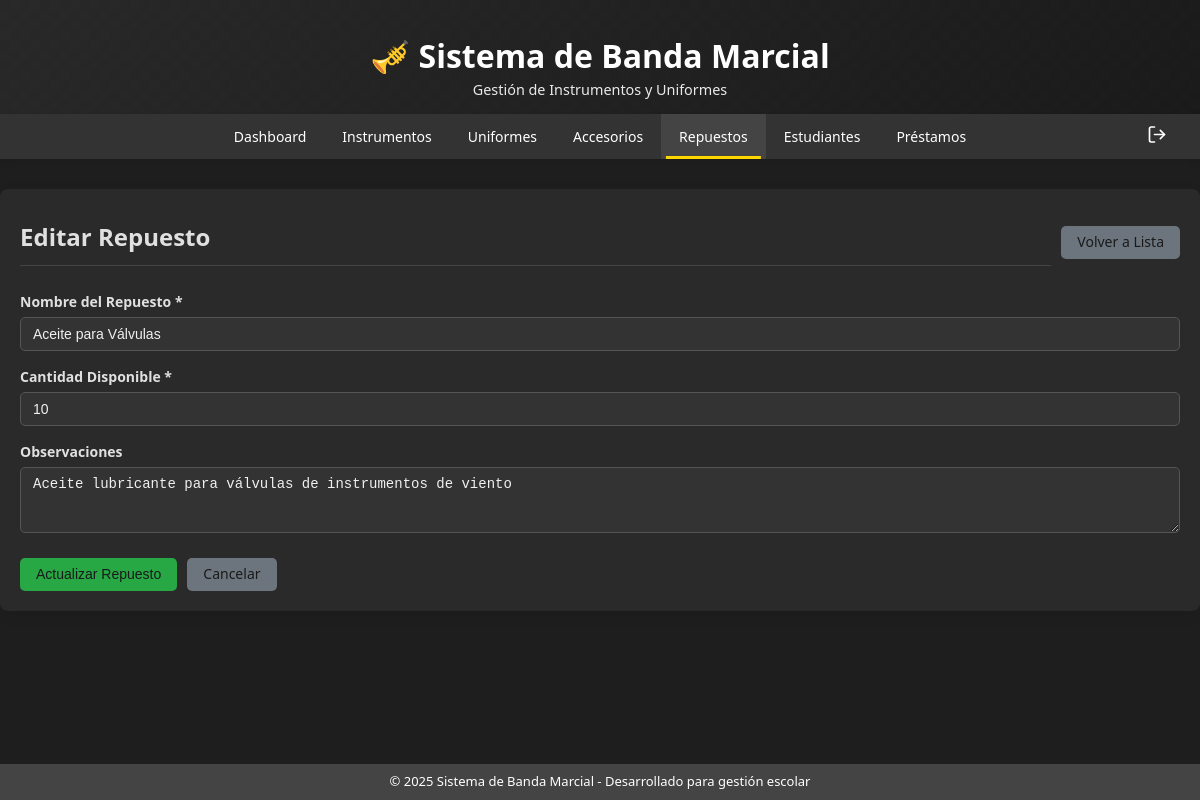
The app's page /modules/repuestos/editar.php?id=2 (signed in) with its own data.
### tables this page shows
CREATE TABLE repuestos (
  id INT AUTO_INCREMENT PRIMARY KEY,
  nombre VARCHAR(100) NOT NULL,
  cantidad_disponible INT NOT NULL DEFAULT 0,
  observaciones TEXT,
  fecha_registro TIMESTAMP DEFAULT CURRENT_TIMESTAMP,
  fecha_actualizacion TIMESTAMP DEFAULT CURRENT_TIMESTAMP ON UPDATE CURRENT_TIMESTAMP
);

### modules/repuestos/editar.php (the view, shortened to what this page needs)
<?php
require_once '../../includes/header.php';
$conn = getDBConnection();
$id = isset($_GET['id']) ? (int)$_GET['id'] : 0;
try {
    $stmt = $conn->prepare("SELECT * FROM repuestos WHERE id = ?");
    $stmt->execute([$id]);
    $repuesto = $stmt->fetch(PDO::FETCH_ASSOC);
} catch(PDOException $e) {
    echo "Error: " . $e->getMessage();
    exit;
}
?>
<div class="main-content">
    <div class="header-actions">
        <h2>Editar Repuesto</h2>
        <div class="btn-group">
            <a href="index.php" class="btn btn-secondary">Volver a Lista</a>
        </div>
    </div>
    <form method="POST" id="form-repuesto">
        <div class="form-group">
            <label for="nombre">Nombre del Repuesto *</label>
            <input type="text" id="nombre" name="nombre" class="form-control"
                   value="<?php echo htmlspecialchars($repuesto['nombre']); ?>"
                   placeholder="Ej: Parches de Caja, Aceite para Válvulas" required>
        </div>
        <div class="form-group">
            <label for="cantidad_disponible">Cantidad Disponible *</label>
            <input type="number" id="cantidad_disponible" name="cantidad_disponible" class="form-control"
                   value="<?php echo htmlspecialchars($repuesto['cantidad_disponible']); ?>"
                   min="0" required>
        </div>
        <div class="form-group">
            <label for="observaciones">Observaciones</label>
            <textarea id="observaciones" name="observaciones" class="form-control" rows="3"
                      placeholder="Observaciones adicionales sobre el repuesto..."><?php echo htmlspecialchars($repuesto['observaciones']); ?></textarea>
        </div>
        <div class="form-actions">
            <button type="submit" class="btn btn-success">Actualizar Repuesto</button>
            <a href="index.php" class="btn btn-secondary">Cancelar</a>
        </div>
    </form>
</div>
<?php require_once '../../includes/footer.php'; ?>

### css/style.css (style rules this page uses)
:root { --color-bg-body: #1e1e1e; --color-bg-card: #2a2a2a; --color-text-dark: #e0e0e0; --color-text-medium: #b0b0b0; --color-border-light: #444444; --color-border-medium: #555555; --color-bg-medium: #3a3a3a; --color-header-bg-start: #282828; --color-header-bg-end: #1a1a1a; --color-nav-bg: #333333; --color-nav-hover: #444444; --color-nav-active-line: #ffd700; --color-primary-base: #ffd700; --color-primary-hover: #e0b800; --color-success-base: #28a745; --color-success-hover: #218838; --color-warning-base: #ffc107; --color-warning-hover: #e0a800; --color-danger-base: #dc3545; --color-danger-hover: #c82333; --color-secondary-base: #6c757d; --color-secondary-hover: #5a6268; --color-alert-success-bg: rgba(40, 167, 69, 0.2); --color-alert-success-text: #98e6a9; --color-alert-success-border: #28a745; --color-alert-error-bg: rgba(220, 53, 69, 0.2); --color-alert-error-text: #ff8a8a; --color-alert-error-border: #dc3545; --color-alert-warning-bg: rgba(255, 193, 7, 0.2); --color-alert-warning-text: #ffe082; --color-alert-warning-border: #ffc107; --color-status-disponible-bg: rgba(40, 167, 69, 0.2); --color-status-disponible-text: #98e6a9; --color-status-prestado-bg: rgba(255, 193, 7, 0.2); --color-status-prestado-text: #ffe082; --color-status-danado-bg: rgba(220, 53, 69, 0.2); --color-status-danado-text: #ff8a8a; --color-status-en-reparacion-bg: rgba(0, 123, 255, 0.2); --color-status-en-reparacion-text: #82b1ff; --color-status-activo-bg: rgba(40, 167, 69, 0.2); --color-status-activo-text: #98e6a9; --color-status-devuelto-bg: rgba(108, 117, 125, 0.2); --color-status-devuelto-text: #c0c0c0; --color-status-vencido-bg: rgba(220, 53, 69, 0.2); --color-status-vencido-text: #ff8a8a; --color-info-bg-light: rgba(0, 123, 255, 0.2); --color-info-border-dark: #007bff; --color-info-text-dark: #82b1ff; }
html, body { margin: 0; padding: 0; }
* { box-sizing: border-box; }
body { font-family: "Segoe UI", Tahoma, Geneva, Verdana, sans-serif; background-color: var(--color-bg-body); color: var(--color-text-dark); line-height: 1.5; font-size: 14px; display: flex; flex-direction: column; min-height: 100vh; }
.main-content { background: var(--color-bg-card); padding: 20px; border-radius: 8px; box-shadow: 0 4px 15px rgba(0, 0, 0, 0.08); transition: all 0.3s ease; }
.main-content h2 { font-size: 1.5rem; margin-bottom: 15px; color: var(--color-primary-base); border-bottom: 1px solid var(--color-border-light); padding-bottom: 10px; }
.btn { display: inline-flex; align-items: center; justify-content: center; padding: 8px 16px; background-color: var(--color-primary-base); color: var(--color-header-bg-end); text-decoration: none; border-radius: 5px; border: none; cursor: pointer; font-size: 14px; transition: all 0.3s ease; margin: 2px; position: relative; overflow: hidden; vertical-align: middle; line-height: 1.2; font-weight: 500; }
.btn-success { background-color: var(--color-success-base); }
.btn-secondary { background-color: var(--color-secondary-base); }
.btn-group { display: flex; gap: 8px; align-items: center; flex-wrap: wrap; }
.btn-group .btn { margin: 0; }
.form-group { margin-bottom: 15px; }
.form-group label { display: block; margin-bottom: 5px; font-weight: 600; color: var(--color-text-dark); font-size: 14px; }
.form-control { width: 100%; padding: 8px 12px; border: 1px solid var(--color-border-medium); border-radius: 5px; font-size: 14px; transition: all 0.3s ease; background-color: #333; color: #f0f0f0; }
.header-actions { display: flex; justify-content: space-between; align-items: center; padding: 10px 0; margin-bottom: 15px; flex-wrap: wrap; gap: 10px; }
.header-actions h2 { margin: 0; flex: 1; color: var(--color-text-dark); }
.header-actions .btn-group { flex: none; }
html { scroll-behavior: smooth; }
.form-actions { margin-top: 20px; display: flex; gap: 10px; flex-wrap: wrap; }
.form-actions .btn { margin: 0; }

### records on screen
repuestos: nombre "Aceite para Válvulas", cantidad_disponible "10", observaciones "Aceite lubricante para válvulas de instrumentos de viento"
